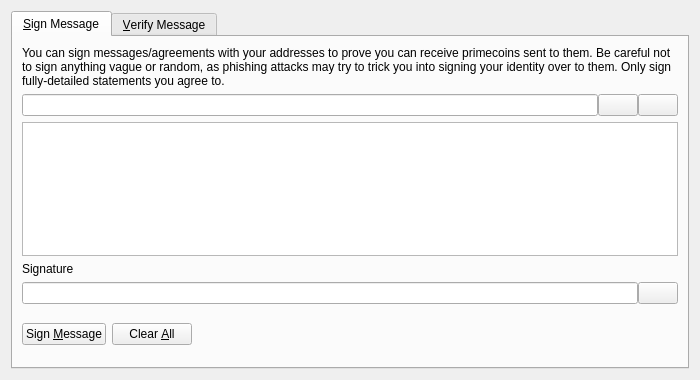
<?xml version="1.0" encoding="UTF-8"?>
<ui version="4.0">
 <class>SignVerifyMessageDialog</class>
 <widget class="QDialog" name="SignVerifyMessageDialog">
  <property name="geometry">
   <rect>
    <x>0</x>
    <y>0</y>
    <width>700</width>
    <height>380</height>
   </rect>
  </property>
  <property name="windowTitle">
   <string>Signatures - Sign / Verify a Message</string>
  </property>
  <property name="modal">
   <bool>true</bool>
  </property>
  <layout class="QVBoxLayout" name="verticalLayout">
   <item>
    <widget class="QTabWidget" name="tabWidget">
     <property name="currentIndex">
      <number>0</number>
     </property>
     <widget class="QWidget" name="tabSignMessage">
      <attribute name="title">
       <string>&amp;Sign Message</string>
      </attribute>
      <layout class="QVBoxLayout" name="verticalLayout_SM">
       <item>
        <widget class="QLabel" name="infoLabel_SM">
         <property name="text">
          <string>You can sign messages/agreements with your addresses to prove you can receive primecoins sent to them. Be careful not to sign anything vague or random, as phishing attacks may try to trick you into signing your identity over to them. Only sign fully-detailed statements you agree to.</string>
         </property>
         <property name="textFormat">
          <enum>Qt::PlainText</enum>
         </property>
         <property name="wordWrap">
          <bool>true</bool>
         </property>
        </widget>
       </item>
       <item>
        <layout class="QHBoxLayout" name="horizontalLayout_1_SM">
         <property name="spacing">
          <number>0</number>
         </property>
         <item>
          <widget class="QValidatedLineEdit" name="addressIn_SM">
           <property name="toolTip">
            <string>The Primecoin address to sign the message with</string>
           </property>
          </widget>
         </item>
         <item>
          <widget class="QPushButton" name="addressBookButton_SM">
           <property name="toolTip">
            <string>Choose previously used address</string>
           </property>
           <property name="text">
            <string/>
           </property>
           <property name="icon">
            <iconset resource="../bitcoin.qrc">
             <normaloff>:/icons/address-book</normaloff>:/icons/address-book</iconset>
           </property>
           <property name="shortcut">
            <string>Alt+A</string>
           </property>
           <property name="autoDefault">
            <bool>false</bool>
           </property>
          </widget>
         </item>
         <item>
          <widget class="QPushButton" name="pasteButton_SM">
           <property name="toolTip">
            <string>Paste address from clipboard</string>
           </property>
           <property name="text">
            <string/>
           </property>
           <property name="icon">
            <iconset resource="../bitcoin.qrc">
             <normaloff>:/icons/editpaste</normaloff>:/icons/editpaste</iconset>
           </property>
           <property name="shortcut">
            <string>Alt+P</string>
           </property>
           <property name="autoDefault">
            <bool>false</bool>
           </property>
          </widget>
         </item>
        </layout>
       </item>
       <item>
        <widget class="QPlainTextEdit" name="messageIn_SM">
         <property name="toolTip">
          <string>Enter the message you want to sign here</string>
         </property>
        </widget>
       </item>
       <item>
        <widget class="QLabel" name="signatureLabel_SM">
         <property name="text">
          <string>Signature</string>
         </property>
         <property name="textFormat">
          <enum>Qt::PlainText</enum>
         </property>
        </widget>
       </item>
       <item>
        <layout class="QHBoxLayout" name="horizontalLayout_2_SM">
         <property name="spacing">
          <number>0</number>
         </property>
         <item>
          <widget class="QLineEdit" name="signatureOut_SM">
           <property name="font">
            <font>
             <italic>true</italic>
            </font>
           </property>
           <property name="readOnly">
            <bool>true</bool>
           </property>
          </widget>
         </item>
         <item>
          <widget class="QPushButton" name="copySignatureButton_SM">
           <property name="toolTip">
            <string>Copy the current signature to the system clipboard</string>
           </property>
           <property name="text">
            <string/>
           </property>
           <property name="icon">
            <iconset resource="../bitcoin.qrc">
             <normaloff>:/icons/editcopy</normaloff>:/icons/editcopy</iconset>
           </property>
           <property name="autoDefault">
            <bool>false</bool>
           </property>
          </widget>
         </item>
        </layout>
       </item>
       <item>
        <layout class="QHBoxLayout" name="horizontalLayout_3_SM">
         <item>
          <widget class="QPushButton" name="signMessageButton_SM">
           <property name="toolTip">
            <string>Sign the message to prove you own this Primecoin address</string>
           </property>
           <property name="text">
            <string>Sign &amp;Message</string>
           </property>
           <property name="icon">
            <iconset resource="../bitcoin.qrc">
             <normaloff>:/icons/edit</normaloff>:/icons/edit</iconset>
           </property>
           <property name="autoDefault">
            <bool>false</bool>
           </property>
          </widget>
         </item>
         <item>
          <widget class="QPushButton" name="clearButton_SM">
           <property name="toolTip">
            <string>Reset all sign message fields</string>
           </property>
           <property name="text">
            <string>Clear &amp;All</string>
           </property>
           <property name="icon">
            <iconset resource="../bitcoin.qrc">
             <normaloff>:/icons/remove</normaloff>:/icons/remove</iconset>
           </property>
           <property name="autoDefault">
            <bool>false</bool>
           </property>
          </widget>
         </item>
         <item>
          <spacer name="horizontalSpacer_1_SM">
           <property name="orientation">
            <enum>Qt::Horizontal</enum>
           </property>
           <property name="sizeHint" stdset="0">
            <size>
             <width>40</width>
             <height>48</height>
            </size>
           </property>
          </spacer>
         </item>
         <item>
          <widget class="QLabel" name="statusLabel_SM">
           <property name="font">
            <font>
             <weight>75</weight>
             <bold>true</bold>
            </font>
           </property>
           <property name="text">
            <string/>
           </property>
           <property name="wordWrap">
            <bool>true</bool>
           </property>
          </widget>
         </item>
         <item>
          <spacer name="horizontalSpacer_2_SM">
           <property name="orientation">
            <enum>Qt::Horizontal</enum>
           </property>
           <property name="sizeHint" stdset="0">
            <size>
             <width>40</width>
             <height>48</height>
            </size>
           </property>
          </spacer>
         </item>
        </layout>
       </item>
      </layout>
     </widget>
     <widget class="QWidget" name="tabVerifyMessage">
      <attribute name="title">
       <string>&amp;Verify Message</string>
      </attribute>
      <layout class="QVBoxLayout" name="verticalLayout_VM">
       <item>
        <widget class="QLabel" name="infoLabel_VM">
         <property name="text">
          <string>Enter the receiver's address, message (ensure you copy line breaks, spaces, tabs, etc. exactly) and signature below to verify the message. Be careful not to read more into the signature than what is in the signed message itself, to avoid being tricked by a man-in-the-middle attack. Note that this only proves the signing party receives with the address, it cannot prove sendership of any transaction!</string>
         </property>
         <property name="textFormat">
          <enum>Qt::PlainText</enum>
         </property>
         <property name="alignment">
          <set>Qt::AlignLeading|Qt::AlignLeft|Qt::AlignTop</set>
         </property>
         <property name="wordWrap">
          <bool>true</bool>
         </property>
        </widget>
       </item>
       <item>
        <layout class="QHBoxLayout" name="horizontalLayout_1_VM">
         <property name="spacing">
          <number>0</number>
         </property>
         <item>
          <widget class="QValidatedLineEdit" name="addressIn_VM">
           <property name="toolTip">
            <string>The Primecoin address the message was signed with</string>
           </property>
          </widget>
         </item>
         <item>
          <widget class="QPushButton" name="addressBookButton_VM">
           <property name="toolTip">
            <string>Choose previously used address</string>
           </property>
           <property name="text">
            <string/>
           </property>
           <property name="icon">
            <iconset resource="../bitcoin.qrc">
             <normaloff>:/icons/address-book</normaloff>:/icons/address-book</iconset>
           </property>
           <property name="shortcut">
            <string>Alt+A</string>
           </property>
           <property name="autoDefault">
            <bool>false</bool>
           </property>
          </widget>
         </item>
        </layout>
       </item>
       <item>
        <widget class="QPlainTextEdit" name="messageIn_VM"/>
       </item>
       <item>
        <widget class="QValidatedLineEdit" name="signatureIn_VM"/>
       </item>
       <item>
        <layout class="QHBoxLayout" name="horizontalLayout_2_VM">
         <item>
          <widget class="QPushButton" name="verifyMessageButton_VM">
           <property name="toolTip">
            <string>Verify the message to ensure it was signed with the specified Primecoin address</string>
           </property>
           <property name="text">
            <string>Verify &amp;Message</string>
           </property>
           <property name="icon">
            <iconset resource="../bitcoin.qrc">
             <normaloff>:/icons/transaction_0</normaloff>:/icons/transaction_0</iconset>
           </property>
           <property name="autoDefault">
            <bool>false</bool>
           </property>
          </widget>
         </item>
         <item>
          <widget class="QPushButton" name="clearButton_VM">
           <property name="toolTip">
            <string>Reset all verify message fields</string>
           </property>
           <property name="text">
            <string>Clear &amp;All</string>
           </property>
           <property name="icon">
            <iconset resource="../bitcoin.qrc">
             <normaloff>:/icons/remove</normaloff>:/icons/remove</iconset>
           </property>
           <property name="autoDefault">
            <bool>false</bool>
           </property>
          </widget>
         </item>
         <item>
          <spacer name="horizontalSpacer_1_VM">
           <property name="orientation">
            <enum>Qt::Horizontal</enum>
           </property>
           <property name="sizeHint" stdset="0">
            <size>
             <width>40</width>
             <height>48</height>
            </size>
           </property>
          </spacer>
         </item>
         <item>
          <widget class="QLabel" name="statusLabel_VM">
           <property name="font">
            <font>
             <weight>75</weight>
             <bold>true</bold>
            </font>
           </property>
           <property name="text">
            <string/>
           </property>
           <property name="wordWrap">
            <bool>true</bool>
           </property>
          </widget>
         </item>
         <item>
          <spacer name="horizontalSpacer_2_VM">
           <property name="orientation">
            <enum>Qt::Horizontal</enum>
           </property>
           <property name="sizeHint" stdset="0">
            <size>
             <width>40</width>
             <height>48</height>
            </size>
           </property>
          </spacer>
         </item>
        </layout>
       </item>
      </layout>
     </widget>
    </widget>
   </item>
  </layout>
 </widget>
 <customwidgets>
  <customwidget>
   <class>QValidatedLineEdit</class>
   <extends>QLineEdit</extends>
   <header>qt/qvalidatedlineedit.h</header>
  </customwidget>
 </customwidgets>
 <resources>
  <include location="../bitcoin.qrc"/>
 </resources>
 <connections/>
</ui>
